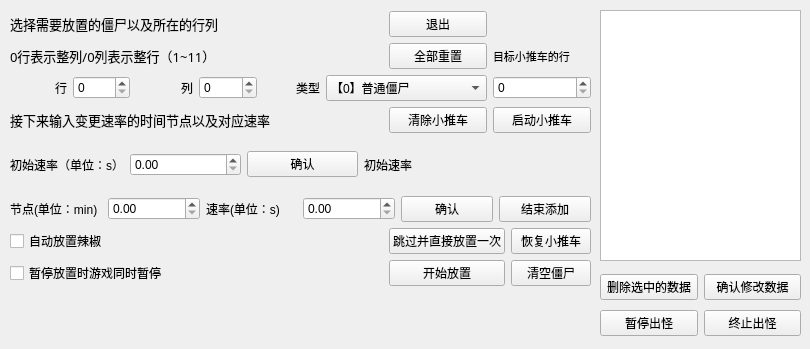
<?xml version="1.0" encoding="UTF-8"?>
<ui version="4.0">
 <class>randzombieplace</class>
 <widget class="QWidget" name="randzombieplace">
  <property name="geometry">
   <rect>
    <x>0</x>
    <y>0</y>
    <width>810</width>
    <height>349</height>
   </rect>
  </property>
  <property name="windowTitle">
   <string>Form</string>
  </property>
  <widget class="QTableWidget" name="timeandrate_table">
   <property name="geometry">
    <rect>
     <x>600</x>
     <y>10</y>
     <width>201</width>
     <height>251</height>
    </rect>
   </property>
  </widget>
  <widget class="QWidget" name="layoutWidget">
   <property name="geometry">
    <rect>
     <x>600</x>
     <y>270</y>
     <width>201</width>
     <height>71</height>
    </rect>
   </property>
   <layout class="QGridLayout" name="gridLayout">
    <item row="0" column="0" colspan="2">
     <layout class="QHBoxLayout" name="horizontalLayout">
      <item>
       <widget class="QPushButton" name="deletedata">
        <property name="text">
         <string>删除选中的数据</string>
        </property>
       </widget>
      </item>
      <item>
       <widget class="QPushButton" name="editdatalist">
        <property name="text">
         <string>确认修改数据</string>
        </property>
       </widget>
      </item>
     </layout>
    </item>
    <item row="1" column="0">
     <widget class="QPushButton" name="pausezombie">
      <property name="text">
       <string>暂停出怪</string>
      </property>
     </widget>
    </item>
    <item row="1" column="1">
     <widget class="QPushButton" name="stopzombie">
      <property name="text">
       <string>终止出怪</string>
      </property>
     </widget>
    </item>
   </layout>
  </widget>
  <widget class="QWidget" name="layoutWidget">
   <property name="geometry">
    <rect>
     <x>10</x>
     <y>11</y>
     <width>581</width>
     <height>331</height>
    </rect>
   </property>
   <layout class="QGridLayout" name="gridLayout_3">
    <item row="0" column="0" colspan="5">
     <widget class="QLabel" name="label_4">
      <property name="font">
       <font>
        <family>微软雅黑 Light</family>
        <pointsize>10</pointsize>
       </font>
      </property>
      <property name="text">
       <string>选择需要放置的僵尸以及所在的行列</string>
      </property>
     </widget>
    </item>
    <item row="0" column="6">
     <widget class="QPushButton" name="returnmain">
      <property name="text">
       <string>退出</string>
      </property>
     </widget>
    </item>
    <item row="1" column="0" colspan="4">
     <widget class="QLabel" name="label_5">
      <property name="font">
       <font>
        <family>微软雅黑 Light</family>
        <pointsize>10</pointsize>
       </font>
      </property>
      <property name="text">
       <string>0行表示整列/0列表示整行（1~11）</string>
      </property>
      <property name="alignment">
       <set>Qt::AlignLeading|Qt::AlignLeft|Qt::AlignVCenter</set>
      </property>
     </widget>
    </item>
    <item row="1" column="6">
     <widget class="QPushButton" name="resetall">
      <property name="text">
       <string>全部重置</string>
      </property>
     </widget>
    </item>
    <item row="1" column="7">
     <widget class="QLabel" name="label_9">
      <property name="font">
       <font>
        <pointsize>8</pointsize>
       </font>
      </property>
      <property name="text">
       <string>目标小推车的行</string>
      </property>
     </widget>
    </item>
    <item row="2" column="0">
     <widget class="QLabel" name="label">
      <property name="text">
       <string>行</string>
      </property>
      <property name="alignment">
       <set>Qt::AlignRight|Qt::AlignTrailing|Qt::AlignVCenter</set>
      </property>
     </widget>
    </item>
    <item row="2" column="1">
     <widget class="QSpinBox" name="zombierow">
      <property name="maximum">
       <number>10</number>
      </property>
     </widget>
    </item>
    <item row="2" column="2">
     <widget class="QLabel" name="label_2">
      <property name="text">
       <string>列</string>
      </property>
      <property name="alignment">
       <set>Qt::AlignRight|Qt::AlignTrailing|Qt::AlignVCenter</set>
      </property>
     </widget>
    </item>
    <item row="2" column="3">
     <widget class="QSpinBox" name="zombiecol">
      <property name="maximum">
       <number>15</number>
      </property>
     </widget>
    </item>
    <item row="2" column="4">
     <widget class="QLabel" name="label_3">
      <property name="text">
       <string>类型</string>
      </property>
      <property name="alignment">
       <set>Qt::AlignRight|Qt::AlignTrailing|Qt::AlignVCenter</set>
      </property>
     </widget>
    </item>
    <item row="2" column="5" colspan="2">
     <widget class="QComboBox" name="zombiechoose">
      <property name="enabled">
       <bool>true</bool>
      </property>
      <property name="minimumSize">
       <size>
        <width>89</width>
        <height>26</height>
       </size>
      </property>
      <property name="frame">
       <bool>true</bool>
      </property>
      <item>
       <property name="text">
        <string>【0】普通僵尸</string>
       </property>
      </item>
      <item>
       <property name="text">
        <string>【1】旗帜</string>
       </property>
      </item>
      <item>
       <property name="text">
        <string>【2】路障（盲盒）</string>
       </property>
      </item>
      <item>
       <property name="text">
        <string>【3】撑杆</string>
       </property>
      </item>
      <item>
       <property name="text">
        <string>【4】铁桶</string>
       </property>
      </item>
      <item>
       <property name="text">
        <string>【5】读报</string>
       </property>
      </item>
      <item>
       <property name="text">
        <string>【6】钢铁门</string>
       </property>
      </item>
      <item>
       <property name="text">
        <string>【7】橄榄</string>
       </property>
      </item>
      <item>
       <property name="text">
        <string>【8】舞王</string>
       </property>
      </item>
      <item>
       <property name="text">
        <string>【9】伴舞</string>
       </property>
      </item>
      <item>
       <property name="text">
        <string>【10】鸭子</string>
       </property>
      </item>
      <item>
       <property name="text">
        <string>【11】潜水</string>
       </property>
      </item>
      <item>
       <property name="text">
        <string>【12】冰车</string>
       </property>
      </item>
      <item>
       <property name="text">
        <string>【13】雪橇</string>
       </property>
      </item>
      <item>
       <property name="text">
        <string>【14】海豚</string>
       </property>
      </item>
      <item>
       <property name="text">
        <string>【15】小丑</string>
       </property>
      </item>
      <item>
       <property name="text">
        <string>【16】气球</string>
       </property>
      </item>
      <item>
       <property name="text">
        <string>【17】矿工</string>
       </property>
      </item>
      <item>
       <property name="text">
        <string>【18】跳跳</string>
       </property>
      </item>
      <item>
       <property name="text">
        <string>【19】雪人</string>
       </property>
      </item>
      <item>
       <property name="text">
        <string>【20】蹦极</string>
       </property>
      </item>
      <item>
       <property name="text">
        <string>【21】扶梯</string>
       </property>
      </item>
      <item>
       <property name="text">
        <string>【22】投篮</string>
       </property>
      </item>
      <item>
       <property name="text">
        <string>【23】白眼</string>
       </property>
      </item>
      <item>
       <property name="text">
        <string>【24】小鬼</string>
       </property>
      </item>
      <item>
       <property name="text">
        <string>【25】僵王</string>
       </property>
      </item>
      <item>
       <property name="text">
        <string>【26】豌豆</string>
       </property>
      </item>
      <item>
       <property name="text">
        <string>【27】坚果</string>
       </property>
      </item>
      <item>
       <property name="text">
        <string>【28】辣椒</string>
       </property>
      </item>
      <item>
       <property name="text">
        <string>【29】机枪</string>
       </property>
      </item>
      <item>
       <property name="text">
        <string>【30】窝瓜</string>
       </property>
      </item>
      <item>
       <property name="text">
        <string>【31】高坚果</string>
       </property>
      </item>
      <item>
       <property name="text">
        <string>【32】红眼</string>
       </property>
      </item>
     </widget>
    </item>
    <item row="2" column="7">
     <widget class="QSpinBox" name="mowerrow">
      <property name="maximum">
       <number>6</number>
      </property>
     </widget>
    </item>
    <item row="3" column="0" colspan="6">
     <widget class="QLabel" name="label_8">
      <property name="font">
       <font>
        <family>微软雅黑 Light</family>
        <pointsize>10</pointsize>
       </font>
      </property>
      <property name="text">
       <string>接下来输入变更速率的时间节点以及对应速率</string>
      </property>
      <property name="alignment">
       <set>Qt::AlignLeading|Qt::AlignLeft|Qt::AlignVCenter</set>
      </property>
     </widget>
    </item>
    <item row="3" column="6">
     <widget class="QPushButton" name="clearmower">
      <property name="font">
       <font>
        <pointsize>9</pointsize>
       </font>
      </property>
      <property name="text">
       <string>清除小推车</string>
      </property>
     </widget>
    </item>
    <item row="3" column="7">
     <widget class="QPushButton" name="startmower">
      <property name="font">
       <font>
        <pointsize>9</pointsize>
       </font>
      </property>
      <property name="text">
       <string>启动小推车</string>
      </property>
     </widget>
    </item>
    <item row="4" column="0" colspan="8">
     <layout class="QHBoxLayout" name="horizontalLayout_2">
      <item>
       <widget class="QLabel" name="label_10">
        <property name="text">
         <string>初始速率（单位：s）</string>
        </property>
        <property name="alignment">
         <set>Qt::AlignLeading|Qt::AlignLeft|Qt::AlignVCenter</set>
        </property>
       </widget>
      </item>
      <item>
       <widget class="QDoubleSpinBox" name="initrate"/>
      </item>
      <item>
       <widget class="QPushButton" name="initratesure">
        <property name="text">
         <string>确认</string>
        </property>
       </widget>
      </item>
      <item>
       <widget class="QLabel" name="inittext">
        <property name="text">
         <string>初始速率</string>
        </property>
       </widget>
      </item>
      <item>
       <widget class="QLabel" name="inittextvalue">
        <property name="text">
         <string/>
        </property>
       </widget>
      </item>
     </layout>
    </item>
    <item row="5" column="0" colspan="8">
     <layout class="QHBoxLayout" name="horizontalLayout_3">
      <item>
       <widget class="QLabel" name="label_6">
        <property name="text">
         <string>节点(单位：min)</string>
        </property>
        <property name="alignment">
         <set>Qt::AlignLeading|Qt::AlignLeft|Qt::AlignVCenter</set>
        </property>
       </widget>
      </item>
      <item>
       <widget class="QDoubleSpinBox" name="timenode"/>
      </item>
      <item>
       <widget class="QLabel" name="label_7">
        <property name="text">
         <string>速率(单位：s)</string>
        </property>
        <property name="alignment">
         <set>Qt::AlignLeading|Qt::AlignLeft|Qt::AlignVCenter</set>
        </property>
       </widget>
      </item>
      <item>
       <widget class="QDoubleSpinBox" name="rates"/>
      </item>
      <item>
       <widget class="QPushButton" name="addsure">
        <property name="text">
         <string>确认</string>
        </property>
       </widget>
      </item>
      <item>
       <widget class="QPushButton" name="addfinish">
        <property name="text">
         <string>结束添加</string>
        </property>
       </widget>
      </item>
     </layout>
    </item>
    <item row="6" column="0" colspan="2">
     <widget class="QCheckBox" name="autospicy">
      <property name="text">
       <string>自动放置辣椒</string>
      </property>
     </widget>
    </item>
    <item row="6" column="6" rowspan="2" colspan="2">
     <layout class="QGridLayout" name="gridLayout_2">
      <item row="0" column="0" colspan="2">
       <widget class="QPushButton" name="skipandput">
        <property name="text">
         <string>跳过并直接放置一次</string>
        </property>
       </widget>
      </item>
      <item row="0" column="2">
       <widget class="QPushButton" name="resumemower">
        <property name="font">
         <font>
          <pointsize>9</pointsize>
         </font>
        </property>
        <property name="text">
         <string>恢复小推车</string>
        </property>
       </widget>
      </item>
      <item row="1" column="2">
       <widget class="QPushButton" name="killallzombies">
        <property name="text">
         <string>清空僵尸</string>
        </property>
       </widget>
      </item>
      <item row="1" column="0" colspan="2">
       <widget class="QPushButton" name="beginput">
        <property name="text">
         <string>开始放置</string>
        </property>
       </widget>
      </item>
     </layout>
    </item>
    <item row="7" column="0" colspan="4">
     <widget class="QCheckBox" name="pausewithgame">
      <property name="text">
       <string>暂停放置时游戏同时暂停</string>
      </property>
     </widget>
    </item>
    <item row="8" column="0" colspan="8">
     <layout class="QHBoxLayout" name="horizontalLayout_4">
      <item>
       <widget class="QLabel" name="totalzombie">
        <property name="text">
         <string/>
        </property>
       </widget>
      </item>
      <item>
       <widget class="QLabel" name="currentrate">
        <property name="text">
         <string/>
        </property>
       </widget>
      </item>
     </layout>
    </item>
   </layout>
  </widget>
 </widget>
 <resources/>
 <connections/>
</ui>
